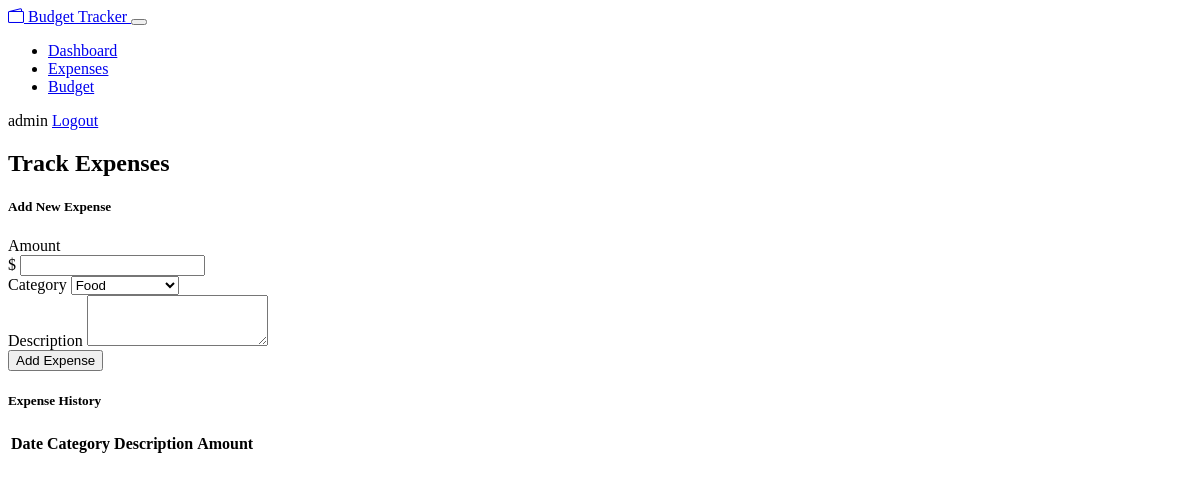
The page /expenses (signed in) on the database as committed earlier.
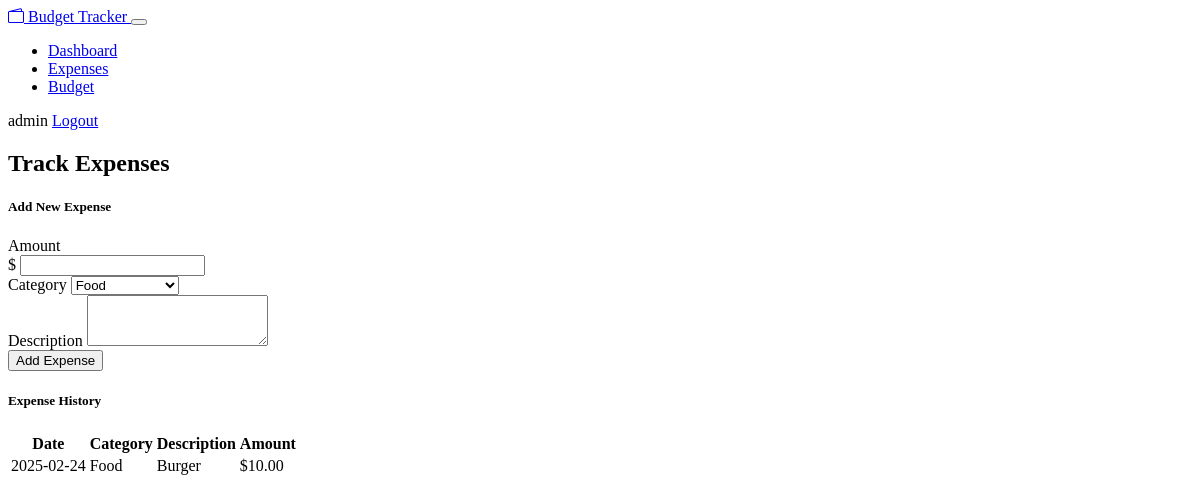
The same page on the database as committed later.
### models.py (models this page shows)
class Expense(db.Model):
    id = db.Column(db.Integer, primary_key=True)
    amount = db.Column(db.Float, nullable=False)
    description = db.Column(db.String(256))
    date = db.Column(db.DateTime, nullable=False, default=datetime.utcnow)
    user_id = db.Column(db.Integer, db.ForeignKey('user.id'), nullable=False)
    category_id = db.Column(db.Integer, db.ForeignKey('category.id'), nullable=False)

class Category(db.Model):
    id = db.Column(db.Integer, primary_key=True)
    name = db.Column(db.String(64), nullable=False)
    expenses = db.relationship('Expense', backref='category', lazy=True)
    budgets = db.relationship('Budget', backref='category', lazy=True)

### app.py (the view, shortened to what this page needs)
@app.route('/expenses', methods=['GET', 'POST'])
@login_required
def expenses():
    categories = Category.query.all()
    expenses = Expense.query.filter_by(user_id=current_user.id).order_by(Expense.date.desc()).all()
    return render_template('expenses.html', categories=categories, expenses=expenses)

### app.py (called while the page is built)
@login_manager.user_loader
def load_user(user_id):
    return User.query.get(int(user_id))

### templates/expenses.html
{% extends "layout.html" %}
{% block content %}
<div class="row mb-4">
    <div class="col">
        <h2>Track Expenses</h2>
    </div>
</div>
<div class="row">
    <div class="col-md-4">
        <div class="card">
            <div class="card-body">
                <h5 class="card-title">Add New Expense</h5>
                <form method="POST">
                    <div class="mb-3">
                        <label for="amount" class="form-label">Amount</label>
                        <div class="input-group">
                            <span class="input-group-text">$</span>
                            <input type="number" class="form-control" id="amount" name="amount" step="0.01" required>
                        </div>
                    </div>
                    <div class="mb-3">
                        <label for="category" class="form-label">Category</label>
                        <select class="form-select" id="category" name="category" required>
                            {% for category in categories %}
                            <option value="{{ category.id }}">{{ category.name }}</option>
                            {% endfor %}
                        </select>
                    </div>
                    <div class="mb-3">
                        <label for="description" class="form-label">Description</label>
                        <textarea class="form-control" id="description" name="description" rows="3"></textarea>
                    </div>
                    <button type="submit" class="btn btn-primary w-100">Add Expense</button>
                </form>
            </div>
        </div>
    </div>
    <div class="col-md-8">
        <div class="card">
            <div class="card-body">
                <h5 class="card-title">Expense History</h5>
                <div class="table-responsive">
                    <table class="table">
                        <thead>
                            <tr>
                                <th>Date</th>
                                <th>Category</th>
                                <th>Description</th>
                                <th>Amount</th>
                            </tr>
                        </thead>
                        <tbody>
                            {% for expense in expenses %}
                            <tr>
                                <td>{{ expense.date.strftime('%Y-%m-%d') }}</td>
                                <td>{{ expense.category.name }}</td>
                                <td>{{ expense.description or 'N/A' }}</td>
                                <td>${{ "%.2f"|format(expense.amount) }}</td>
                            </tr>
                            {% endfor %}
                        </tbody>
                    </table>
                </div>
            </div>
        </div>
    </div>
</div>
{% endblock %}

Rows that differ between the two databases and show on the page:
added Expense: date "2025-02-24", category.name "Food", description "Burger", amount "10.00"
